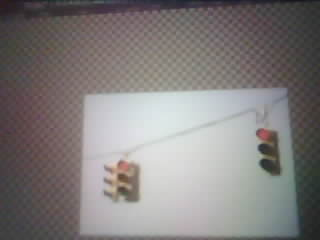
#> input picture mqtt-go/light/img.jpg, 320 x 240 px; its folder holds only this picture in this run
$ python main.py
#> lines starting #> are read from the running program, lines starting #| are printed output that depends on the picture; after the words box and inside, x2 and y2 are one past the last pixel; in counts of white or black regions, pixels touching at a corner belong together
#!/usr/bin/env python
# coding: utf-8
# created by hevlhayt@foxmail.com
# Date: 2016/1/15
# Time: 19:20
#
import os
import cv2
import numpy as np
import sys

def detect(filepath, file):

#> called with filepath = './/light//', file = 'img.jpg'
	font = cv2.FONT_HERSHEY_SIMPLEX
	img = cv2.imread(filepath+file)
#> img is the input picture: shape (240, 320, 3); mean B, G, R 124.7, 125.6, 129.8
	cimg = img
	hsv = cv2.cvtColor(img, cv2.COLOR_BGR2HSV)
#> hsv: shape (240, 320, 3); mean H, S, V 74.1, 22.3, 132

	# color range
	lower_red1 = np.array([0,100,100])
	upper_red1 = np.array([10,255,255])
	lower_red2 = np.array([160,100,100])
	upper_red2 = np.array([180,255,255])
	lower_green = np.array([40,50,50])
	upper_green = np.array([90,255,255])
	# lower_yellow = np.array([15,100,100])
	# upper_yellow = np.array([35,255,255])
	lower_yellow = np.array([15,150,150])
	upper_yellow = np.array([35,255,255])
	mask1 = cv2.inRange(hsv, lower_red1, upper_red1)
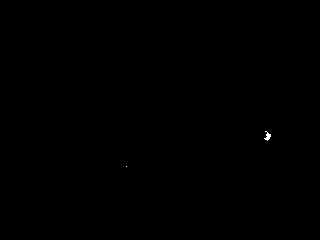
#> mask1: shape (240, 320); 0.05% white in thin lines or dots, all inside (x1, y1, x2, y2) = (126, 131, 271, 167)
	mask2 = cv2.inRange(hsv, lower_red2, upper_red2)
#> mask2: shape (240, 320); 0.05% white; 1 white region, box (x1, y1, x2, y2) and area: (261, 130, 267, 139) 37
	maskg = cv2.inRange(hsv, lower_green, upper_green)
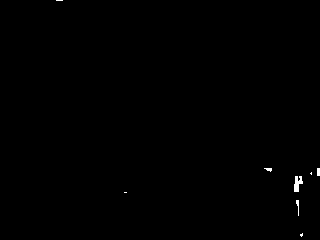
#> maskg: shape (240, 320); 0.24% white; 8 white regions (4 under 20 px), largest, box (x1, y1, x2, y2) and area: (294, 176, 303, 192) 92, (296, 200, 299, 216) 26, (317, 168, 320, 176) 24, (264, 168, 272, 172) 20
	masky = cv2.inRange(hsv, lower_yellow, upper_yellow)
#> masky: shape (240, 320); every value is 0
	maskr = cv2.add(mask1, mask2)
#> maskr: shape (240, 320); 0.09% white; 2 white regions (1 under 20 px), largest, box (x1, y1, x2, y2) and area: (261, 130, 271, 141) 71

	size = img.shape
#> size = (240, 320, 3)
	# print size

	# hough circle detect
	r_circles = cv2.HoughCircles(maskr, cv2.HOUGH_GRADIENT, 1, 80,
							   param1=50, param2=10, minRadius=0, maxRadius=30)
#> r_circles = [[264.5, 134.5, 4.6]]

	g_circles = cv2.HoughCircles(maskg, cv2.HOUGH_GRADIENT, 1, 60,
								 param1=50, param2=10, minRadius=0, maxRadius=30)
#> g_circles = None

	y_circles = cv2.HoughCircles(masky, cv2.HOUGH_GRADIENT, 1, 30,
								 param1=50, param2=5, minRadius=0, maxRadius=30)
#> y_circles = None

	# traffic light detect
	r = 5
	bound = 4.0 / 10
	if r_circles is not None:
		r_circles = np.uint16(np.around(r_circles))
#> r_circles = [[264, 134, 5]]

		for i in r_circles[0, :]:
			if i[0] > size[1] or i[1] > size[0]or i[1] > size[0]*bound:
				continue

			h, s = 0.0, 0.0
			for m in range(-r, r):
				for n in range(-r, r):

					if (i[1]+m) >= size[0] or (i[0]+n) >= size[1]:
						continue
					h += maskr[i[1]+m, i[0]+n]
					s += 1
			if h / s > 50:
				cv2.circle(cimg, (i[0], i[1]), i[2]+10, (0, 255, 0), 2)
				cv2.circle(maskr, (i[0], i[1]), i[2]+30, (255, 255, 255), 2)
				cv2.putText(cimg,'RED',(i[0], i[1]), font, 1,(255,0,0),2,cv2.LINE_AA)
#> this loop made 1 pass

	if g_circles is not None:
		g_circles = np.uint16(np.around(g_circles))

		for i in g_circles[0, :]:
			if i[0] > size[1] or i[1] > size[0] or i[1] > size[0]*bound:
				continue

			h, s = 0.0, 0.0
			for m in range(-r, r):
				for n in range(-r, r):

					if (i[1]+m) >= size[0] or (i[0]+n) >= size[1]:
						continue
					h += maskg[i[1]+m, i[0]+n]
					s += 1
			if h / s > 100:
				cv2.circle(cimg, (i[0], i[1]), i[2]+10, (0, 255, 0), 2)
				cv2.circle(maskg, (i[0], i[1]), i[2]+30, (255, 255, 255), 2)
				cv2.putText(cimg,'GREEN',(i[0], i[1]), font, 1,(255,0,0),2,cv2.LINE_AA)

	if y_circles is not None:
		y_circles = np.uint16(np.around(y_circles))

		for i in y_circles[0, :]:
			if i[0] > size[1] or i[1] > size[0] or i[1] > size[0]*bound:
				continue

			h, s = 0.0, 0.0
			for m in range(-r, r):
				for n in range(-r, r):

					if (i[1]+m) >= size[0] or (i[0]+n) >= size[1]:
						continue
					h += masky[i[1]+m, i[0]+n]
					s += 1
			if h / s > 50:
				cv2.circle(cimg, (i[0], i[1]), i[2]+10, (0, 255, 0), 2)
				cv2.circle(masky, (i[0], i[1]), i[2]+30, (255, 255, 255), 2)
				cv2.putText(cimg,'YELLOW',(i[0], i[1]), font, 1,(255,0,0),2,cv2.LINE_AA)

	# [5 lines of commented-out code are left out]

	if g_circles is None and r_circles is None:
		print("nothing")
	elif g_circles is not None and r_circles is None:
		print("green")
	elif r_circles is not None and g_circles is None:
		print("red")
	elif len(g_circles) == 0 and len(r_circles) == 0:
		print("nothing")
	elif len(g_circles) > len(r_circles):
		print("green")
	else:
		print("red")
	# [7 lines of commented-out code are left out]

def main():
	# path = os.path.abspath('..')+'//light//'
	path = './/light//'
	for f in os.listdir(path):
		# print (f)
		if f.endswith('.jpg') or f.endswith('.JPG') or f.endswith('.png') or f.endswith('.PNG'):
			detect(path, f)

if __name__ == "__main__":
	main()
